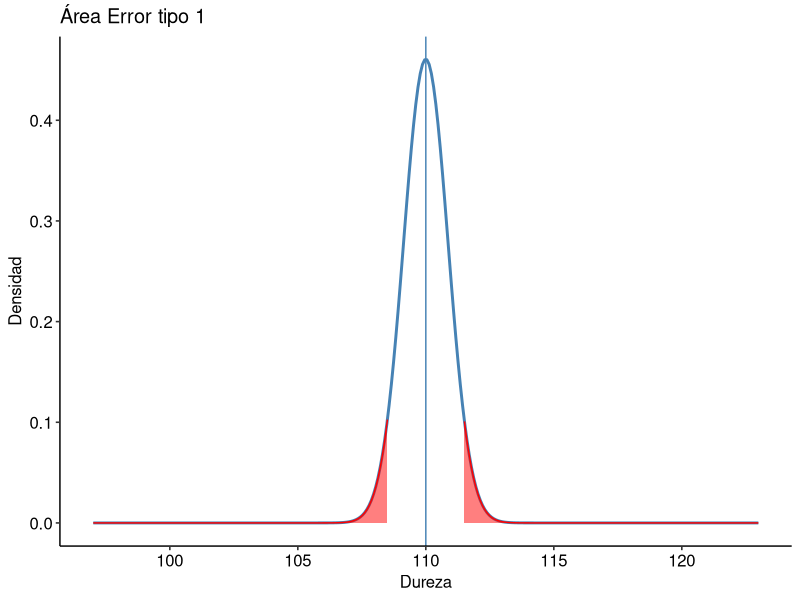
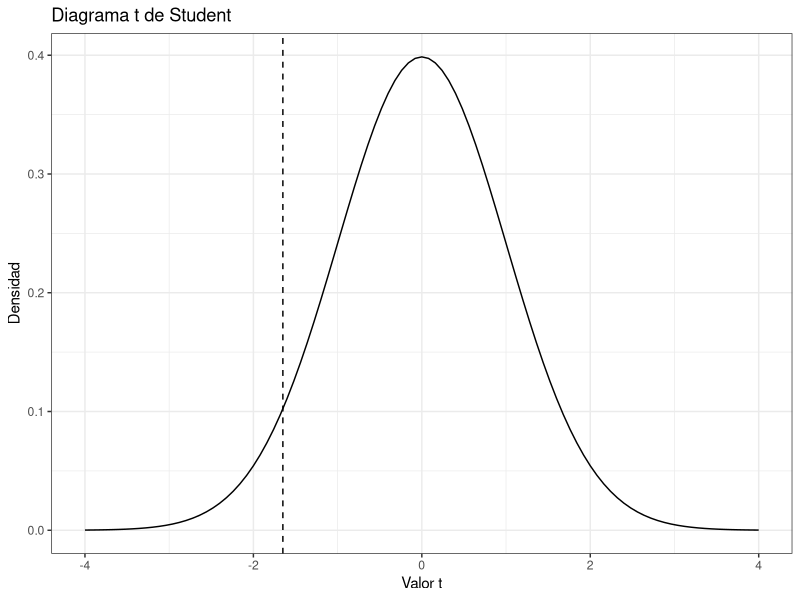
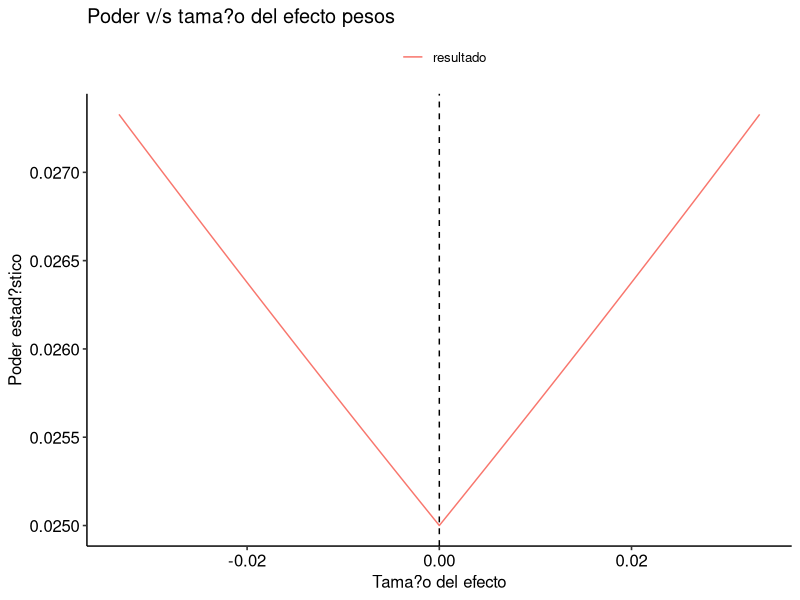

The R source for these figures, in order:
# # Grupo 2 EP05
# Integrantes: 
#   - Angel Vilches
#   - Nicolas Valdes
#   - Agustín Henríquez

# Librerías

library(tidyr)
library (ggpubr)
library(ggplot2)
library (dplyr)
library(pwr)
library (tidyverse)

# ////////////////////////// Enunciado //////////////////////////

# El proceso de selección de manzanas para exportación no es sencillo, pues se
# deben descartar aquellas que están muy maduras, muy verdes o dañadas.
# Adicionalmente, cada fruta debe cumplir con un determinado calibre,
# establecido por el mercado, para ser considerada apta para la venta.
# El calibre de una fruta puede ser determinado tanto por su peso como por su
# diámetro máximo ecuatorial. En el caso de las manzanas, el calibre mínimo
# aceptable es de 60 mm si se mide por el diámetro o de 90 g si se mide por
# el peso.
# 
# Un agricultor dedicado a la producción de manzanas desea determinar, usando
# una muestra aleatoria de 300 manzanas, si sus frutas tienen un peso medio
# de 110 g. Se sabe que el peso de éstas sigue una distribución normal con
# desviación estándar de 15 g.

# Desviación Estándar
s <- 15

# Tamaño de la muestra
n <- 300

# Error Estándar
SE = s / sqrt(n)

# ////////////////////////// PREGUNTA 1 //////////////////////////

# El agricultor piensa rechazar la hipótesis nula cuando la muestra presente
# un peso medio menor a 108,5 gramos o mayor a 111,5 gramos. Determine, usando
# herramientas gráficas, la probabilidad de que cometa un error de tipo I.

# Hipótesis
# H0: Las manzanas tienen un peso medio igual a 110 gramos
# HA: Las manzanas tienen un peso medio diferente de 110 gramos

# Matemáticamente
# H0: mu  = 110
# HA: mu != 110

# Debemos recordar que el error de tipo I refiere a rechazar H0 cuando en 
# realidad es verdadera. 

# Igualmente considerar que se trata de una prueba bilateral al considerar:
# "un peso medio menor a 108.5 gramos o mayor a 111.5"

###### CORREGIR DESDE ACÁ

# Cálcular la probabilidad de cometer un error de tipo I
# Usar función pnorm para cálcular la probabilidad acumulada de una variable
# aleatoria normal estándar en un punto específico de la distribución
cola_inferior <- pnorm(mean = 110, sd = SE, q = 108.5, lower.tail = TRUE)
cola_superior <- pnorm(mean = 110, sd = SE, q = 111.5, lower.tail = FALSE)

# Como se trata de una prueba unilateral, el nivel de significacion es igual la cola superior
alfa = cola_inferior + cola_superior

print(alfa)

# R: El nivel de significaci?n corresponde a 0,01046 aproximadamente, lo
# que equivale a un 1,694% de probabilidad de cometer un error de tipo 1.

# Gr?fico ?rea error tipo 1
x <- seq(110 - s*SE,110 + s*SE,0.01)
y <- dnorm(x, mean = 110 , sd = SE)
g <- ggplot(data = data.frame(x,y), aes(x))
g <- g + stat_function(
  fun = dnorm,
  n = 300,
  args = list(mean = 110 , sd = SE),
  colour = "steelblue", size = 1)
g <- g + ylab("Densidad")
g <-g + xlab("Dureza")
g <-g + labs(title = "Área Error tipo 1")
g <- g + theme_pubr()
g <- g + geom_area(data = subset(data.frame(x,y), x < 108.5), 
                   aes(y = y),
                   colour = "red",
                   fill = "red",
                   alpha = 0.5)


g <- g + geom_area(data = subset(data.frame(x,y), x > 111.5), 
                   aes(y = y),
                   colour = "red",
                   fill = "red",
                   alpha = 0.5)

# Agregar una l�nea vertical para el valor nulo .
g <- g + geom_vline(aes(xintercept = 110) ,
                           color = "steelblue", linetype = 1)

print(g)


# ////////////////////////// PREGUNTA 2 //////////////////////////

# Suponga ahora que el verdadero peso medio de las manzanas es de 109 gramos.
# Determine mediante herramientas gráficas cuál sería la probabilidad de que
# el agricultor, quien obviamente no conoce este dato, cometa un error de
# tipo II

# Primeramente se establecen las hipótesis nula y alternativa:
# H0: El peso medio de las manzanas es de 110 gramos 
# HA: El peso medio de las manzanas es menor a 110 gramos

# El equivalente matemático de las hipótesis anteriores:
# H0: μ = 110
# HA: μ < 110

# Los datos que se poseen son los siguientes:
# Tamaño de la muestra   : 300 manzanas
# Desviación estándar    : 15  gramos
# Peso medio poblacional : 109 gramos

mediaHipotetica    <- 110
mediaVerdadera     <- 109 
tamanioMuestra     <- 300
gradosLibertad     <- tamanioMuestra - 1
valorNulo          <- 110
desviacionEstandar <- 15

# Se trabajará con una prueba de hipótesis para una muestra (Prueba T de
# Student) ya que se quiere probar una hipótesis sobre la media poblacional
# a partir de una muestra aleatoria, por lo cual se verifican las condiciones:
# 1) Se cumple la independencia de observaciones y
# 2) La muestra sigue una distribución normal (con un tamaño superior a
#    30 muestras)

# Ha de considerarse/asumirse un nivel de significancia del 5%,
# en consecuencia alpha = 0.05. 

# Se realiza una prueba unilateral

alpha <- 0.05 

valorCritico <- qt(alpha, gradosLibertad, lower.tail = TRUE)
poderPrueba <- power.t.test(n = tamanioMuestra,
                            delta = (mediaHipotetica - mediaVerdadera) / desviacionEstandar,
                            sd = desviacionEstandar,
                            sig.level = alpha,
                            type = "one.sample",
                            alternative = "one.sided")$power
# 1-poderPrueba = 0.9415 o 94.15% de que el agricultor no detecte una
# diferencia real en los pesos de las manzanas y acepte incorrectamente
# la hipótesis nula

# Se procede a gráficar
g2 <- ggplot(data.frame(x = c(-4, 4)), aes(x)) + 
  stat_function(fun = dt, args = list(df = gradosLibertad)) +
  geom_vline(xintercept = valorCritico, linetype = "dashed") +
  labs(x = "Valor t", y = "Densidad", title = "Diagrama t de Student") +
  theme_bw()

print(g2)

# De acuerdo a lo calculado y graficado, la prueba tiene un poder bajo, es decir, existe una alta
# probabilidad de comenter un error de tipo II, vale decir, no rechazar H0 cuando HA es verdadera.
# Por lo tanto, el agricultor tiene una baja probabilidad de detectar que el peso medio de sus manzanas
# es menor a 110 gramos.
             

# ////////////////////////// PREGUNTA 3 //////////////////////////


# Teniendo en cuenta que en realidad no se conoce el verdadero peso medio, genere ahora un gr?fico del
# poder teniendo en cuenta que el agricultor piensa rechazar la hip?tesis nula si la muestra presenta un peso
# medio menor a 108,5 gramos o mayor a 111,5 gramos, pero suponiendo ahora que el peso volumen medio
# podr?a variar entre 109,5 y 110,5 gramos.


# Desviaci?n Est?ndar
desv_estandar <- 15

# Tama?o de la muestra
n <- 300


alfa <- 0.05

medias <- seq(109.5, 110.5, 0.01)
media_nula <- 110 # (109.5 + 110.5) / 2


# C?lculo del efecto
efecto <- (medias - media_nula) / desv_estandar

# C?lculo del poder
resultado <- power.t.test(n = n, 
                          delta = efecto, 
                          sd = desv_estandar, 
                          sig.level = alfa, 
                          type = "one.sample", 
                          alternative = "two.sided")$power


# Se define el gr?fico
datos <- data.frame(efecto, resultado)
datos <- datos %>% pivot_longer(!"efecto", 
                                names_to = "fuente", 
                                values_to = "poder")
niveles <- c("resultado")
etiquetas <- c("resultado")
datos[["fuente"]] <- factor(datos[["fuente"]], 
                            levels = niveles, 
                            labels = etiquetas)

g3 <- ggplot (datos, aes(efecto, poder, colour = factor (fuente)))
g3 <- g3 + geom_line()
g3 <- g3 + labs ( colour = "")
g3 <- g3 + ylab ("Poder estad?stico")
g3 <- g3 + xlab ("Tama?o del efecto")

# T?tulo para el gr?fico
g3 <- g3 + theme_pubr ()
g3 <- g3 + ggtitle ("Poder v/s tama?o del efecto pesos")
g3 <- g3 + geom_vline ( xintercept = 0, linetype = "dashed")

print(g3)

# El grafico muestra c?mo el poder estad?stico cambia a medida que el tama?o del efecto cambia. 
# Cuanto mayor es el tama?o del efecto, mayor es el poder estad?stico. 
# Por lo tanto, si el gr?fico muestra que el poder estad?stico es alto para tama?os de efecto en el rango de 109.5 a 110.5, 
# esto quiere decir que el agricultor tiene una alta probabilidad de detectar si el peso medio de las manzanas cae dentro de ese rango, 
# dado su condicion de rechazo de la hip?tesis nula. Si el poder estad?stico es bajo, esto sugiere que el agricultor tiene una baja 
# probabilidad de detectar si el peso medio de las manzanas cae dentro de ese rango.


# ////////////////////////// PREGUNTA 4 //////////////////////////
# 
# Considerando un peso medio verdadero de 109,5 gramos, calcule usando funciones de R (o alguno de sus
# paquetes) cuántas manzanas deberían revisarse para conseguir un poder estadístico de 0,85 y un nivel de
# significación de 0,05.

# Para la resolución de la presente interrogante, ha de considerarse la función pwr.norm.test() dado que
# permitiría el cumplimiento de las condiciones establecidas de acuerdo a parámetros que consideran un
# delta ((media verdadera-media de la muestra)/sd/sqrt(nOriginal)), sd (desviación estándar), sig.level (nivel de significación
# deseado), power (poder estadístico deseado) y n como el tamaño de la muestra, entendiendose que este valor
# es desconocido. En este sentido:

# Tamaño de muestra necesario para alcanzar un poder estadístico de 0.85
# y un nivel de significación de 0.05 para una prueba de hipótesis con
# media poblacional de 109.5 g y desviación estándar poblacional de 15 g.

pwr <- pwr.norm.test(n = NULL, d = (109.5 - 110)/(15/sqrt(300)), sig.level = 0.05, power = 0.85)
cat("Por lo tanto, el número de manzanas quedeberían revisarse para conseguir un poder estadístico de 0,85 y un nivel de significación de 0,05 es de: ")
print(pwr)
cat("donde n es aproximadamente 27, es decir, 27 manzanas son requeridas para obtener los parámetros establecidos")


# ////////////////////////// PREGUNTA 5 //////////////////////////
#
# Repita el ejercicio de la pregunta anterior, suponiendo ahora que el agricultor es muy exigente y desea
# reducir la probabilidad de cometer un error de tipo I a un 1% solamente?

# Para éste ejercicio se tiene que el nivel de significancia sig.level es de 0.01 para que se cumpla con lo solicitado
# se repite el mismo procedimiento teniendo un delta ((media verdadera-media de la muestra)/sd/sqrt(nOriginal)), sig.level
# de 0.01, un poder de 0.85 y n como la variable incógnita

pwr_5 <- pwr.norm.test(n = NULL,
                     d = (109.5 - 110)/(15/sqrt(300)),
                     sig.level = 0.01,
                     power = 0.85)

print(pwr_5)

# Con lo anterior se tiene que la cantidad de manzanas que deberían revisarse para conseguir un 
# poder estadistico de 85% y que solo haya un 1% de probabilidad de cometer un error de tipo I es de
# aproximadamente 39 manzanas 
